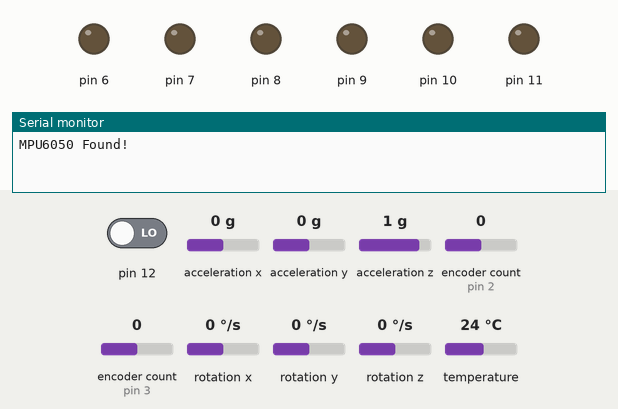
The program below on a simulated Arduino Uno, built with avr-gcc and run on an emulated ATmega328P. Shown: output pins drawn as LEDs (lit = HIGH), the last lines printed to the serial monitor. The inputs (shaded band) are chosen by the test bench; at power-on: pin 12 LOW, rotation z 0 °/s, acceleration x 0 g, acceleration y 0 g, acceleration z 1 g, encoder count (sensors on pin 2, pin 3) 0, rotation x 0 °/s, rotation y 0 °/s, temperature 24 °C.

Above: at 1.3 s.
1.4 s: pin 12 driven HIGH
At 2.0 s:
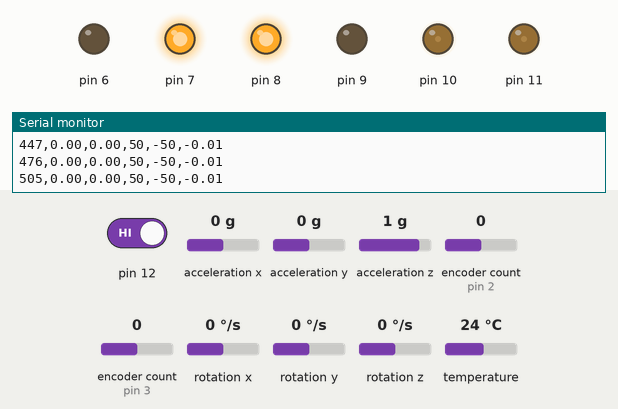
4.4 s: rotation z set to -27 °/s
At 6.8 s:
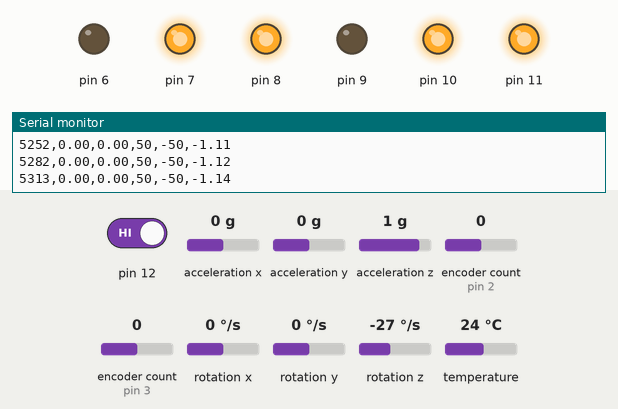
7.4 s: rotation z set to -34 °/s
At 7.9 s:
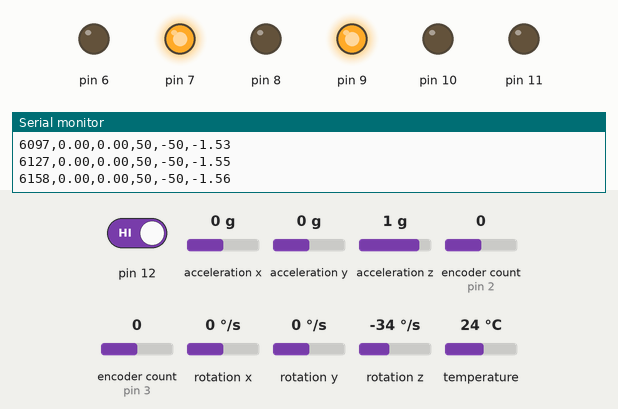
Timing chart, 0 to 10.4 s (numbered marks = the images above; inputs shaded):
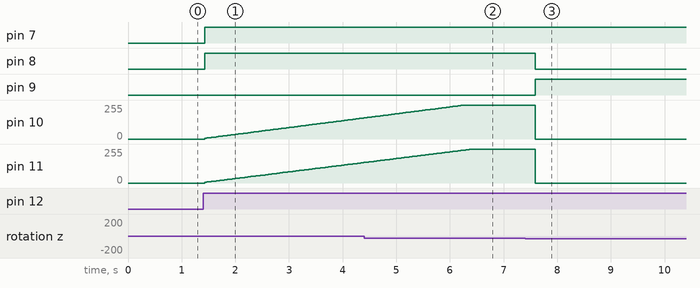

The program:

main.cpp
```cpp
#include <Arduino.h>
#include "Motor.h"
#include "PID.h"
#include "Drive.h"
#include <Adafruit_MPU6050.h>
#include <Adafruit_Sensor.h>

Adafruit_MPU6050 mpu;
Encoder Rencoder(3 /*Encoder Pin A*/, 5 /*Encoder Pin B*/);
Motor Rmotor(8 /*IN1*/, 9 /*IN2*/, 11 /*ENA*/);
Encoder Lencoder(2 /*Encoder Pin A*/, 4 /*Encoder Pin B*/);
Motor Lmotor(6 /*IN3*/ , 7 /*IN4*/ ,10 /*ENB*/);
PID right(0.1f/*Kp*/, 0.999f/*Ki*/, 0.f/*Kd*/, 40.f/*Diameter of the wheels*/, 75.81f /*Gear Ratio of Motor*/, 12 /*CPR*/);
PID left(0.1f/*Kp*/, 1.03f/*Ki*/, 0.f/*Kd*/, 40.f/*Diameter of the wheels*/, 75.81f /*Gear Ratio of Motor*/, 12 /*CPR*/);
uint8_t buttonState;

Drive drive(left, right, Lmotor, Rmotor, Lencoder, Rencoder, mpu, 106 /* The distance between the wheels*/, 40 /* The diameter of the wheels*/);


void setup() {
  pinMode(12, INPUT);
  drive.begin();
}

void loop() {
  sensors_event_t a , g, temp;
  mpu.getEvent(&a, &g, &temp);
  buttonState = digitalRead(12);
  bool runState = false;
  if(buttonState == HIGH){
    runState = true;
    Serial.print("button pressed");
  }else{
    runState = false;
  }

  if(runState){
    drive.sTurnL(50);
    delay(5000);
    drive.stop();
    while(1);
    runState = false;
  }
}
```

Drive.h
```cpp
#ifndef DRIVE_H
#define DRIVE_H
#include <Arduino.h>
#include <Encoder.h>
#include "PID.h"
#include <Adafruit_MPU6050.h>
#include <Adafruit_Sensor.h>

class Drive{
    public:

        Drive(PID& Lcon, PID& Rcon, Motor& Lmotor,Motor& Rmotor, Encoder& Lenc, Encoder& Renc, Adafruit_MPU6050& mpu6050, float wheelBase, float wheelDiameter):
            Lcon(Lcon),
            Rcon(Rcon),
            Rmotor(Rmotor),
            Lmotor(Lmotor),
            Lenc(Lenc),
            Renc(Renc),
            mpu(mpu6050)
    {
        wBase = wheelBase;
        wDiameter = wheelDiameter;
    }
        void driveDistance(float distance, int speed);
        void stop();
        void reset();
        void turnR(int speed);
        void turnL(int speed);
        void sTurnR(int speed);
        void sTurnL(int speed);
        void turn(float degree, int speed);
        void begin();

    private:

        PID& Lcon;
        PID& Rcon;
        Motor& Rmotor;
        Motor& Lmotor;
        Encoder& Lenc;
        Encoder& Renc;
        Adafruit_MPU6050& mpu;


        unsigned long now;
        float wBase;
        float wDiameter;
        float bias = 0.01f;

        uint8_t startPWM(int linSpeed);

};

#endif
```

Motor.h
```cpp
#ifndef MOTOR_H
#define MOTOR_H
#include <Arduino.h>
#include <Encoder.h>

class Motor{
    public:

        Motor(uint8_t in1, uint8_t in2, uint8_t ena);
        float distance();
        long output();
        void drive(int PWM);
        void begin();
        void movePID(Encoder enc);

    private:

        uint8_t IN1; //IN1 pin
        uint8_t IN2; //IN2 pin
        uint8_t ENA; //ENA pin

        float Kp;
        float Ki;
        float Kd;

};


#endif
```

PID.h
```cpp
#ifndef PID_H
#define PID_H
#include <Arduino.h>
#include <Encoder.h>
#include "Motor.h"

class PID{
    public:
        PID(float Kp, float Ki, float Kd, float wheelBase, float GearRatio, float CPR);
        int output(Encoder& enc, int speed, float dt);
        void reset();

        float MPC; // mm/count
        float aSpeed;
    private:
        float Kp;
        float Ki;
        float Kd;

        long prevTime = 0;
        float integral = 0.f;
        float prev_error = 0.f;
        float prevDistance = 0.f;

        float wBase;

};


#endif 
```

Drive.cpp
```cpp
#include "Drive.h"
#include <math.h>
#include <Adafruit_MPU6050.h>
#include <Adafruit_Sensor.h>

void Drive::begin(){
    Serial.begin(9600);
    Rmotor.begin();
    Lmotor.begin();
    if (!mpu.begin()) {
    Serial.println("Failed to find MPU6050 chip");
    while (1) {
        delay(10);
    }
    }
    Serial.println("MPU6050 Found!");
    // set accelerometer range to +-8G
    mpu.setAccelerometerRange(MPU6050_RANGE_8_G);

    // set gyro range to +- 500 deg/s
    mpu.setGyroRange(MPU6050_RANGE_500_DEG);

    // set filter bandwidth to 21 Hz
    mpu.setFilterBandwidth(MPU6050_BAND_21_HZ);

    delay(100);
}

void Drive::driveDistance(float distance, int speed){
    // int PWM = startPWM(speed);
    reset();
    Lcon.reset();
    Rcon.reset();
    unsigned long prevTime = millis();
    float currDistance = 0.f;
    unsigned long now = millis();
    unsigned long start = millis();
    float dt = (now-prevTime)/1000.f;
    // Lmotor.drive(PWM);
    // Rmotor.drive(PWM);
    while(abs(currDistance)<abs(distance)){
        dt = (now-prevTime)/1000.f;
        if(dt>= 0.1f){
            Lmotor.drive(Lcon.output(Lenc,speed,dt));
            Rmotor.drive(Rcon.output(Renc,speed,dt));
            prevTime = now;
            currDistance = (Lenc.read()*Lcon.MPC+Renc.read()*Rcon.MPC)/2.f;
            Serial.print((now-start)/1000.f);Serial.print(",");
            Serial.print(Lcon.aSpeed);Serial.print(",");
            Serial.print(Rcon.aSpeed);Serial.print(",");
            Serial.print(speed);Serial.print(",");
            Serial.println(currDistance);
        }
        now = millis();
    }
    stop();
}

void Drive::stop(){
    Rmotor.drive(0);
    Lmotor.drive(0);
}

void Drive::reset(){
    Renc.write(0);
    Lenc.write(0);
}

uint8_t Drive::startPWM(int linSpeed){
    float outputI = 40.f-40.f*log(1-abs(linSpeed)/550.f);
    uint8_t output = constrain((int)outputI, 40,230);
    return output;
}

void Drive::turnL(int speed){
    reset();
    Lcon.reset();
    Rcon.reset();
    unsigned long prevTime = millis();
    float currDistanceLeft = 0.f;
    float currDistanceRight = 0.f;
    unsigned long now = millis();
    unsigned long start = millis();
    float dt = (now-prevTime)/1000.f;
    while(currDistanceLeft < (250+wBase/2.f)*(PI/2.f) && currDistanceRight < (250-wBase/2.f)*(PI/2.f)){
        dt = (now-prevTime)/1000.f;
        if(dt>= 0.02f){
            Lmotor.drive(Lcon.output(Lenc,speed*1.54,dt));
            Rmotor.drive(Rcon.output(Renc,speed,dt));
            prevTime = now;
            currDistanceLeft = Lenc.read()*Lcon.MPC;
            currDistanceRight = Renc.read()*Rcon.MPC;
            Serial.print(now-start);Serial.print(",");
            Serial.print(Lcon.aSpeed);Serial.print(",");
            Serial.print(Rcon.aSpeed);Serial.print(",");
            Serial.print(speed*1.54f);Serial.print(",");
            Serial.print(speed);Serial.print(",");
            Serial.print(currDistanceLeft);Serial.print(",");
            Serial.println(currDistanceRight);
        }
        now = millis();
    }
    stop();
}

void Drive::turnR(int speed){
    reset();
    Lcon.reset();
    Rcon.reset();
    unsigned long prevTime = millis();
    float currDistanceLeft = 0.f;
    float currDistanceRight = 0.f;
    unsigned long now = millis();
    unsigned long start = millis();
    float dt = (now-prevTime)/1000.f;
    while(currDistanceLeft < (250-wBase/2.f)*(PI/2.f) && currDistanceRight < (250+wBase/2.f)*(PI/2.f)){
        dt = (now-prevTime)/1000.f;
        if(dt>= 0.02f){
            Lmotor.drive(Lcon.output(Lenc,speed*1.54f,dt));
            Rmotor.drive(Rcon.output(Renc,speed,dt));
            prevTime = now;
            currDistanceLeft = Lenc.read()*Lcon.MPC;
            currDistanceRight = Renc.read()*Rcon.MPC;
            Serial.print(now-start);Serial.print(",");
            Serial.print(Lcon.aSpeed);Serial.print(",");
            Serial.print(Rcon.aSpeed);Serial.print(",");
            Serial.print(speed);Serial.print(",");
            Serial.print(speed*1.54f);Serial.print(",");
            Serial.print(currDistanceLeft);Serial.print(",");
            Serial.println(currDistanceRight);
        }
        now = millis();
    }
    stop();
}

void Drive::sTurnL(int speed){
    sensors_event_t a , g, temp;
    mpu.getEvent(&a, &g, &temp);
    float heading = 0.f;
    reset();
    Lcon.reset();
    Rcon.reset();
    unsigned long prevTime = millis();
    unsigned long now = millis();
    unsigned long start = millis();
    float dt = (now-prevTime)/1000.f;

    while(abs(heading)<PI/2){
        mpu.getEvent(&a, &g, &temp);
        dt = (now-prevTime)/1000.f;
        if(abs(heading) > (PI/2.f)*0.8){
            speed = constrain(speed/2,50,speed);
        }
        if(dt>= 0.02f){
            Lmotor.drive(Lcon.output(Lenc,speed*-1,dt));
            Rmotor.drive(Rcon.output(Renc,speed,dt));
            prevTime = now;
            Serial.print(now-start);Serial.print(",");
            Serial.print(Lcon.aSpeed);Serial.print(",");
            Serial.print(Rcon.aSpeed);Serial.print(",");
            Serial.print(speed);Serial.print(",");
            Serial.print(speed*-1);Serial.print(",");
            Serial.println(heading);
        }
        now = millis();
        heading += (g.gyro.z-bias)*dt;
    }
    stop();
}

void Drive::sTurnR(int speed){
    sensors_event_t a , g, temp;
    mpu.getEvent(&a, &g, &temp);
    float heading = 0.f;
    reset();
    Lcon.reset();
    Rcon.reset();
    unsigned long prevTime = millis();
    unsigned long now = millis();
    unsigned long start = millis();
    float dt = (now-prevTime)/1000.f;

    while(abs(heading)<PI/2){
        mpu.getEvent(&a, &g, &temp);
        dt = (now-prevTime)/1000.f;
        if(abs(heading) > (PI/2.f)*0.8){
            speed = constrain(speed/2,50,speed);
        }
        if(dt>= 0.02f){
            Lmotor.drive(Lcon.output(Lenc,speed,dt));
            Rmotor.drive(Rcon.output(Renc,speed*-1,dt));
            prevTime = now;
            Serial.print(now-start);Serial.print(",");
            Serial.print(Lcon.aSpeed);Serial.print(",");
            Serial.print(Rcon.aSpeed);Serial.print(",");
            Serial.print(speed);Serial.print(",");
            Serial.print(speed*-1);Serial.print(",");
            Serial.println(heading);
        }
        now = millis();
        heading += (g.gyro.z-bias)*dt;
    }
    stop();
}

void Drive::turn(float degree, int speed){
    sensors_event_t a , g, temp;
    mpu.getEvent(&a, &g, &temp);
    float heading = 0.f;
    reset();
    Lcon.reset();
    Rcon.reset();
    unsigned long prevTime = millis();
    unsigned long now = millis();
    unsigned long start = millis();
    float dt = (now-prevTime)/1000.f;
    if(degree<0){
        speed = -1*speed;
    }

    while(abs(heading)<degree*PI/180.f){
        mpu.getEvent(&a, &g, &temp);
        now = millis();
        dt = (now-prevTime)/1000.f;
        if(abs(heading) > degree*(PI/180.f)*0.8){
            speed = constrain(speed/2,50,speed);
        }
        if(dt>= 0.02f){
            Lmotor.drive(Lcon.output(Lenc,speed,dt));
            Rmotor.drive(Rcon.output(Renc,speed*-1,dt));
            prevTime = now;
            Serial.print(now-start);Serial.print(",");
            Serial.print(Lcon.aSpeed);Serial.print(",");
            Serial.print(Rcon.aSpeed);Serial.print(",");
            Serial.print(speed);Serial.print(",");
            Serial.print(speed*-1);Serial.print(",");
            Serial.println(heading);
        }
        heading += (g.gyro.z-bias)*dt;
    }
    stop();
}
```

Motor.cpp
```cpp
#include "Motor.h"
#include <Encoder.h>

Motor::Motor(uint8_t in1, uint8_t in2, uint8_t ena){
    IN1 = in1;
    IN2 = in2;
    ENA = ena;
}

void Motor::begin(){
    Serial.begin(9600);
    pinMode(IN1, OUTPUT);
    pinMode(IN2, OUTPUT);
    pinMode(ENA, OUTPUT);
}

void Motor::drive(int speed){
    if(speed>0){
        digitalWrite(IN1, HIGH);
        digitalWrite(IN2, LOW);
        analogWrite(ENA,speed);
    }else{
        digitalWrite(IN1, LOW);
        digitalWrite(IN2, HIGH);
        analogWrite(ENA, -1*speed);
    }
}
```

PID.cpp
```cpp
#include "Motor.h"
#include "PID.h"
#include <Encoder.h>
#include <Arduino.h>

PID::PID(float Kp, float Ki, float Kd, float wheelBase, float GR, float CPR){
    this->Kp = Kp;
    this->Ki = Ki;
    this->Kd = Kd;
    aSpeed = 0.0;
    wBase = wheelBase;
    MPC = (PI*wBase)/(GR*CPR);
}


int PID::output(Encoder& enc, int speed, float dt){
    float currDistance = enc.read()*MPC;
    float deltaDistance = currDistance - prevDistance;
    prevDistance = currDistance;
    float currSpeed = deltaDistance/dt;
    float error = speed*1.0-currSpeed;

    integral += error*dt;

    float derivative = (error - prev_error)/dt;
    prev_error = error;

    float output = Kp*error + Ki*integral + Kd*derivative;
    output = constrain(output, -255.f, 255.f);

    aSpeed = currSpeed;

    return output;
}

void PID::reset(){
    prevTime = 0;
    integral = 0.f;
    prevDistance = 0.f;
}
```

Measured:
- the behaviour switches between -29 and -30 °/s on rotation z (found by bisection; images 2 and 3)
- after the input at 1.4 s, pin 7, pin 8: LOW → HIGH at once; pin 10: moves from 0/255 to 158/255 over 3.0 s, starting at once; pin 11: moves from 0/255 to 154/255 over 3.0 s, starting at once
